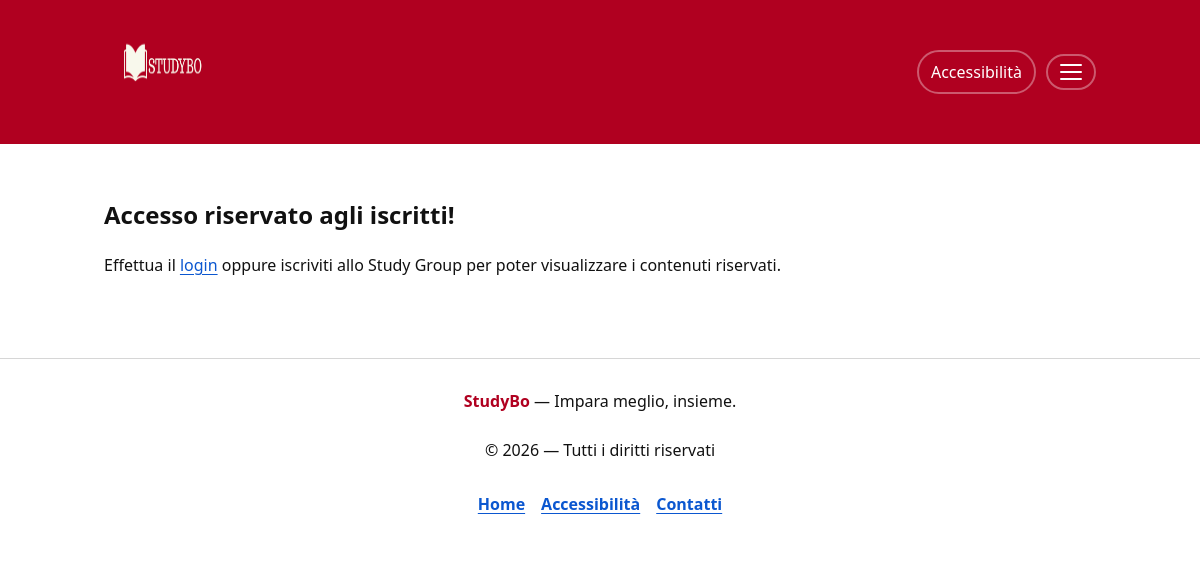
The page /risorsesg.php?idcdl=1&idesame=1&idstudygroup=5 (signed in) on the database as committed earlier.
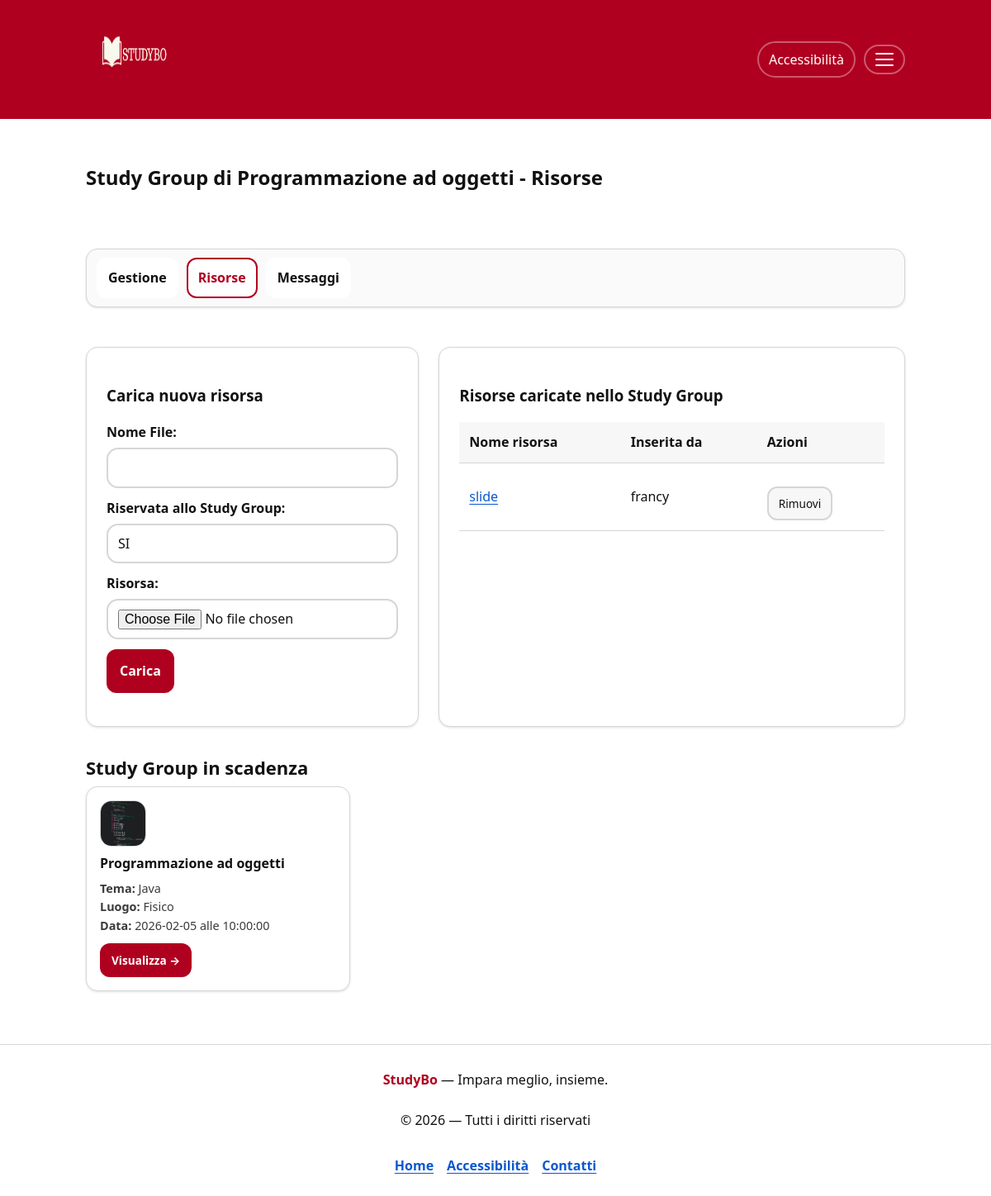
The same page on the database as committed later.
### tables this page shows
CREATE TABLE `esame` (
  `idcdl` int(11) NOT NULL,
  `idesame` int(11) NOT NULL,
  `nomeesame` char(100) NOT NULL,
  `annoesame` int(11) NOT NULL,
  `imgesame` char(100) NOT NULL,
  `principale` tinyint(1) NOT NULL
);

CREATE TABLE `risorsa` (
  `idcdl` int(2) NOT NULL,
  `idesame` int(3) NOT NULL,
  `idstudygroup` int(3) NOT NULL,
  `nomeris` char(30) NOT NULL,
  `private` tinyint(1) NOT NULL,
  `username` char(30) NOT NULL,
  `filerisorsa` char(50) NOT NULL,
  `idrisorsa` int(3) NOT NULL,
  `notifica` tinyint(1) NOT NULL
);

CREATE TABLE `studygroup` (
  `idcdl` int(11) NOT NULL,
  `idesame` int(11) NOT NULL,
  `idstudygroup` int(11) NOT NULL,
  `idlingua` char(5) NOT NULL,
  `tema` char(30) NOT NULL,
  `luogo` char(20) NOT NULL,
  `dettaglioluogo` text NOT NULL,
  `data` date NOT NULL,
  `ora` time NOT NULL,
  `amministratoresg` char(100) NOT NULL
);

### risorsesg.php (called while the page is built, shortened)
<?php
require_once 'bootstrap.php';
$templateParams["partecipanti"] = $dbh->getPartecipantiByUser($_GET["idcdl"], $_GET["idesame"], $_GET["idstudygroup"], $_SESSION["username"]);
$templateParams["studygroup"] = $dbh->getEsameById($_GET["idcdl"], $_GET["idesame"]);
if(isset($_SESSION["username"])){
    $templateParams["amministratore"] = $dbh->isAdmin($_SESSION["username"])[0]["amministratore"];
    $templateParams["nomeutente"] = $dbh->getNameUser($_SESSION["username"])[0]["nome"];
    if(empty($templateParams["partecipanti"])){
        $templateParams["titolo"] = "StudyBo - Accesso non consentito";
        $templateParams["nome"] = "accesso-negato.php";
    } else {
        if(isset($_GET["idcdl"]) && isset($_GET["idesame"]) && isset($_GET["idstudygroup"])){
            $templateParams["titolo"] = "StudyBo - Risorse Study Group";
            $templateParams["nome"] = "form-risorse.php";
        }
        $templateParams["risorsa"] = $dbh->getResourceSg($_GET["idcdl"], $_GET["idesame"], $_GET["idstudygroup"]);
    }
} else {
    $templateParams["amministratore"] = 9;
    $templateParams["nomeutente"] = "";
    $templateParams["titolo"] = "StudyBo - Accesso non consentito";
    $templateParams["nome"] = "accesso-negato.php";
}
$templateParams["studygroupscadenza"] = $dbh->getStGrScad();
require 'template/base.php';
?>

### db/DatabaseHelper.php (called while the page is built, shortened)
<?php
class DatabaseHelper {
    private $db;
    public function __construct($servername, $username, $password, $dbname, $port){
        $this->db = new mysqli($servername, $username, $password, $dbname, $port);
    }
    public function isAdmin($u){
        $stmt = $this->db->prepare("SELECT amministratore FROM user WHERE username = ?");
        $stmt->bind_param('s', $u);
        $stmt->execute();
        return $stmt->get_result()->fetch_all(MYSQLI_ASSOC);
    }
    public function getUser($u){
        $stmt = $this->db->prepare("SELECT * FROM user WHERE username = ?");
        $stmt->bind_param('s', $u);
        $stmt->execute();
        return $stmt->get_result()->fetch_all(MYSQLI_ASSOC);
    }
    public function getNameUser($u){ return $this->getUser($u); }
    public function getEsameById($idcdl, $idesame = null){
        if($idesame === null){
            $stmt = $this->db->prepare("SELECT * FROM esame WHERE idesame = ?");
            $stmt->bind_param('i', $idcdl);
        } else {
            $stmt = $this->db->prepare("SELECT * FROM esame WHERE idcdl = ? AND idesame = ?");
            $stmt->bind_param('ii', $idcdl, $idesame);
        }
        $stmt->execute();
        return $stmt->get_result()->fetch_all(MYSQLI_ASSOC);
    }
    public function getStGrScad(){
        return $this->db->query("SELECT S.*, E.nomeesame, E.imgesame FROM studygroup S JOIN esame E ON S.idesame = E.idesame WHERE S.data = CURRENT_DATE ORDER BY S.ora")->fetch_all(MYSQLI_ASSOC);
    }
    public function getResourceSg($c, $e, $s) {
        $stmt = $this->db->prepare("SELECT * FROM risorsa WHERE idcdl = ? AND idesame = ? AND idstudygroup = ? AND notifica = 0");
        $stmt->bind_param('iii', $c, $e, $s);
        $stmt->execute();
        return $stmt->get_result()->fetch_all(MYSQLI_ASSOC);
    }
    public function getPartecipantiByUser($cdl, $esame, $sg, $user){
        $query = "SELECT A.*, U.imguser, U.nome, U.cognome
                FROM adesione A
                JOIN user U ON A.username = U.username
                WHERE A.idcdl = ? AND A.idesame = ? AND A.idstudygroup = ? AND A.username = ?";
        $stmt = $this->db->prepare($query);
        $stmt->bind_param('iiis', $cdl, $esame, $sg, $user);
        $stmt->execute();
        return $stmt->get_result()->fetch_all(MYSQLI_ASSOC);
    }
}
?>

### bootstrap.php (called while the page is built, shortened)
<?php
require_once 'db/DatabaseHelper.php';
require_once("utils/functions.php");
$dbh = new DatabaseHelper(DB_HOST, DB_USER, DB_PASS, DB_NAME, DB_PORT);
?>

### utils/functions.php (called while the page is built, shortened)
<?php
function e($string) {
    return htmlspecialchars((string)$string, ENT_QUOTES, 'UTF-8');
}
?>

### template/base.php (the view, shortened to what the changed rows need)
<!DOCTYPE html>
<html lang="it">
<head>
    <link rel="stylesheet" href="style.css?v=1.1"/>
    </head>
<body onload="typeof checkNotifica === 'function' && checkNotifica()">
    <main class="pagina" id="contenuto">
        <?php
        if (isset($templateParams["nome"])) {
            $view = __DIR__ . '/' . ltrim($templateParams["nome"], '/\\');
            require $view;
        }
        ?>
        <?php if(isset($templateParams["studygroupscadenza"]) && !empty($templateParams["studygroupscadenza"])): ?>
        <section class="sezione" aria-labelledby="scadenze-sidebar-title">
            <div class="section-head">
                <h2 id="scadenze-sidebar-title">Study Group in scadenza</h2>
            </div>
            <div class="griglia-corsi">
                <?php foreach($templateParams["studygroupscadenza"] as $cardstudygr): ?>
                    <article class="card-corso">
                        <div class="card-icon">
                            <img src="img/esami/<?php echo $cardstudygr["imgesame"]; ?>" alt="">
                        </div>
                        <h3 class="card-title"><?php echo e($cardstudygr["nomeesame"]); ?></h3>
                        <ul class="card-meta">
                            <li><strong>Tema:</strong> <?php echo e($cardstudygr["tema"]); ?></li>
                            <li><strong>Luogo:</strong> <?php echo e($cardstudygr["luogo"]); ?></li>
                            <li><strong>Data:</strong> <?php echo e($cardstudygr["data"]); ?> alle <?php echo e($cardstudygr["ora"]); ?></li>
                        </ul>
                        <a class="btn-primary btn-small" href="studygroup.php?idcdl=<?php echo $cardstudygr["idcdl"]; ?>&idesame=<?php echo $cardstudygr["idesame"]; ?>&idstudygroup=<?php echo $cardstudygr["idstudygroup"]; ?>">Visualizza →</a>
                    </article>
                <?php endforeach; ?>
            </div>
        </section>
        <?php endif; ?>
    </main>
</body>
</html>

### template/accesso-negato.php
<section class="accesso-negato">
    <h2>Accesso riservato agli iscritti!</h2>
    <p>Effettua il <a href="login.php">login</a> oppure iscriviti allo Study Group per poter visualizzare i contenuti riservati.</p>
</section>

### template/form-risorse.php (shortened to what the changed rows need)
<section class="risorse-sg">
    <h2>Study Group di <?php echo $templateParams["studygroup"][0]["nomeesame"]; ?> - Risorse</h2>
    <nav class="admin-nav" aria-label="Navigazione Study Group">
        <ul class="admin-nav-list">
            <li class="admin-nav-item">
                <a class="admin-nav-link" href="studygroup.php?idcdl=<?php echo $_GET["idcdl"]; ?>&idesame=<?php echo $_GET["idesame"]; ?>&idstudygroup=<?php echo $_GET["idstudygroup"]; ?>">Gestione</a>
            </li>
            <li class="admin-nav-item">
                <a class="admin-nav-link is-active" href="risorsesg.php?idcdl=<?php echo $_GET["idcdl"]; ?>&idesame=<?php echo $_GET["idesame"]; ?>&idstudygroup=<?php echo $_GET["idstudygroup"]; ?>">Risorse</a>
            </li>
            <li class="admin-nav-item">
                <a class="admin-nav-link" href="bacheca2.php?idcdl=<?php echo $_GET["idcdl"]; ?>&idesame=<?php echo $_GET["idesame"]; ?>&idstudygroup=<?php echo $_GET["idstudygroup"]; ?>">Messaggi</a>
            </li>
        </ul>
    </nav>
    <div class="risorse-layout">
        <section class="carica-ris card">
            <form id="ins-ris" class="ris-form" action="risorsesg.php?idcdl=<?php echo $_GET["idcdl"]; ?>&idesame=<?php echo $_GET["idesame"]; ?>&idstudygroup=<?php echo $_GET["idstudygroup"]; ?>" enctype="multipart/form-data" method="POST">
                <h3>Carica nuova risorsa</h3>
                <ul class="form-list">
                    <li>
                        <label for="nomeris">Nome File:</label>
                        <input type="text" id="nomeris" name="nomeris" class="sb-input"/>
                    </li>
                    <li>
                        <label for="private">Riservata allo Study Group:</label>
                        <select name="private" id="private" class="sb-input">
                            <option value="1">SI</option>
                        </select>
                    </li>
                    <li>
                        <label for="risorsa">Risorsa:</label>
                        <input type="file" id="risorsa" name="risorsa" class="sb-input"/>
                    </li>
                    <li>
                        <button type="submit" name="submit" class="btn-primary">Carica</button>
                    </li>
                </ul>
            </form>
        </section>
        <section class="elenco-ris card">
            <h3>Risorse caricate nello Study Group</h3>
            <div class="tabella-ris">
                <?php if(empty($templateParams["risorsa"])): ?>
                    <p class="muted">Al momento non sono state caricate risorse sullo Study Group.</p>
                <?php else: ?>
                    <table class="ris-table">
                        <thead>
                            <tr>
                                <th>Nome risorsa</th>
                                <th>Inserita da</th>
                                <th>Azioni</th>
                            </tr>
                        </thead>
                        <tbody>
                            <?php foreach($templateParams["risorsa"] as $risorsa) : ?>
                                <?php if($risorsa["notifica"] == 0): ?>
                                    <tr>
                                        <td>
                                            <a href="<?php echo UPLOAD_DIR . $risorsa["filerisorsa"]; ?>">
                                                <?php echo $risorsa["nomeris"]; ?>
                                            </a>
                                        </td>
                                        <td><?php echo $risorsa["username"]; ?></td>
                                        <td>
                                            <?php if($risorsa["username"] == $_SESSION["username"]): ?>
                                                <form action="" method="POST" class="inline-form">
                                                    <button type="submit" name="rimuovi-ris" class="btn-secondary btn-small">Rimuovi</button>
                                                </form>
                                            <?php endif; ?>
                                        </td>
                                    </tr>
                                <?php endif; ?>
                            <?php endforeach; ?>
                        </tbody>
                    </table>
                <?php endif; ?>
            </div>
        </section>
    </div>
</section>

Rows that differ between the two databases and show on the page:
now on this page (row unchanged): esame: nomeesame "Programmazione ad oggetti"
added risorsa: nomeris "slide", username "francy"
added studygroup: esame.imgesame (picture), esame.nomeesame "Programmazione ad oggetti", tema "Java", luogo "Fisico", data "2026-02-05", ora "10:00:00"
Other text that changed with them:
form field private: (not shown) → "SI"
text no longer shown: "Accesso riservato agli iscritti! Effettua il login oppure iscriviti allo Study Group per poter visualizzare i contenuti riservati."
text now shown: "Study Group di - Risorse Gestione Risorse Messaggi Carica nuova risorsa Nome File: Riservata allo Study Group: Risorsa: Carica Risorse caricate nello Study Group Nome risorsa Inserita da Azioni Study Group in scadenza"
